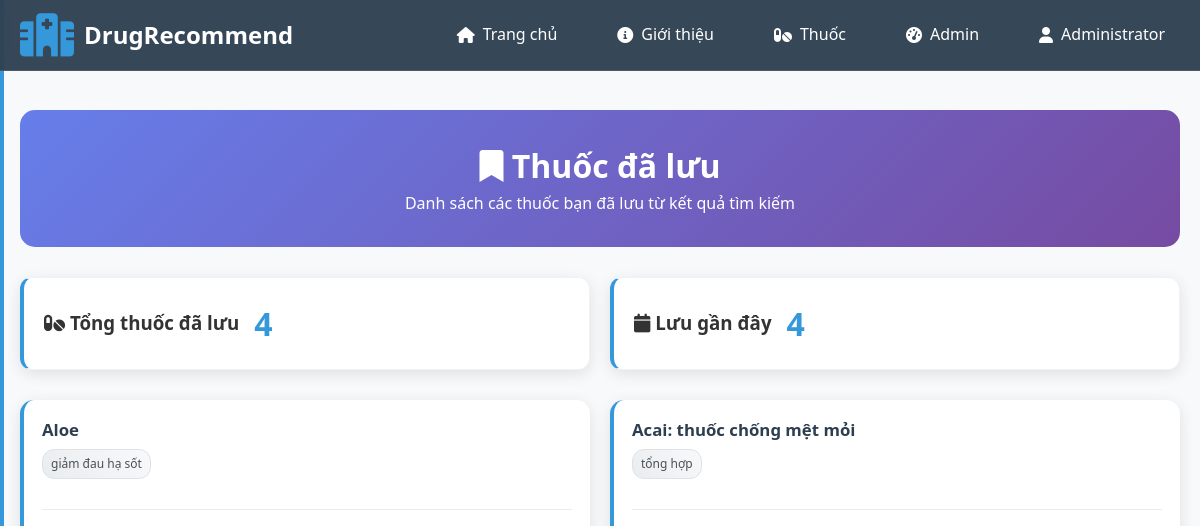
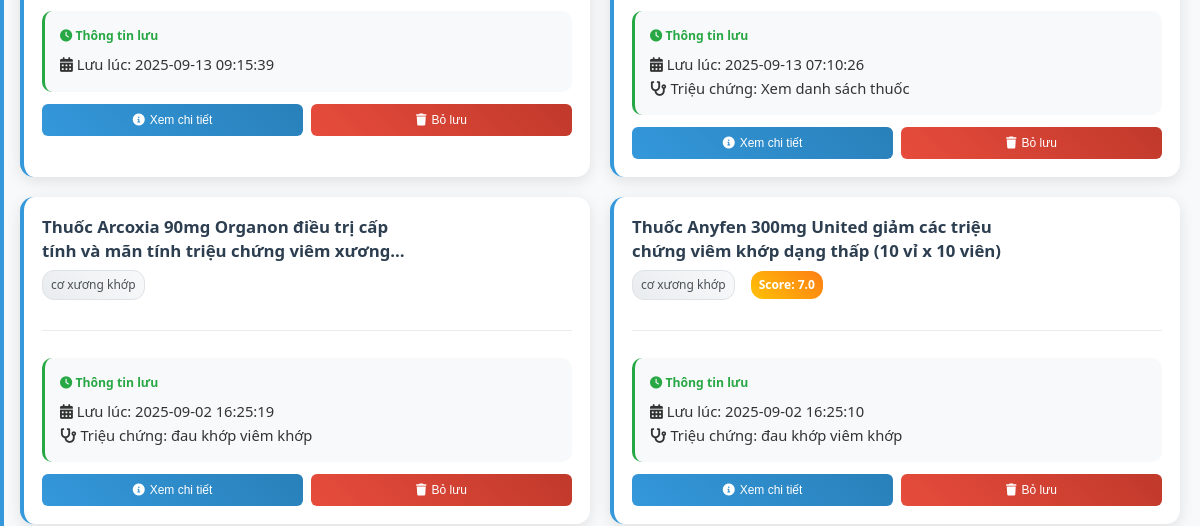
The page /saved_drugs (signed in, upper part) on the database as committed earlier (2 pictures, top to bottom).
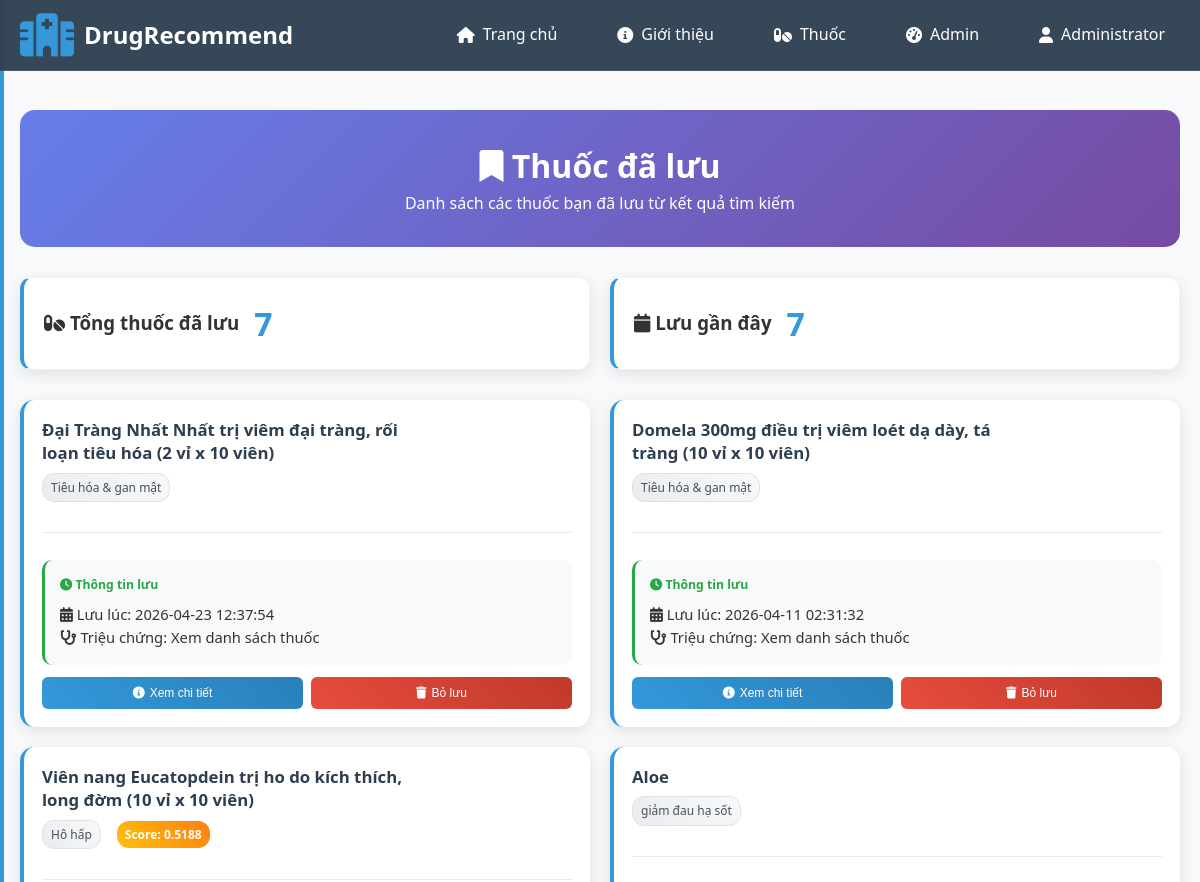
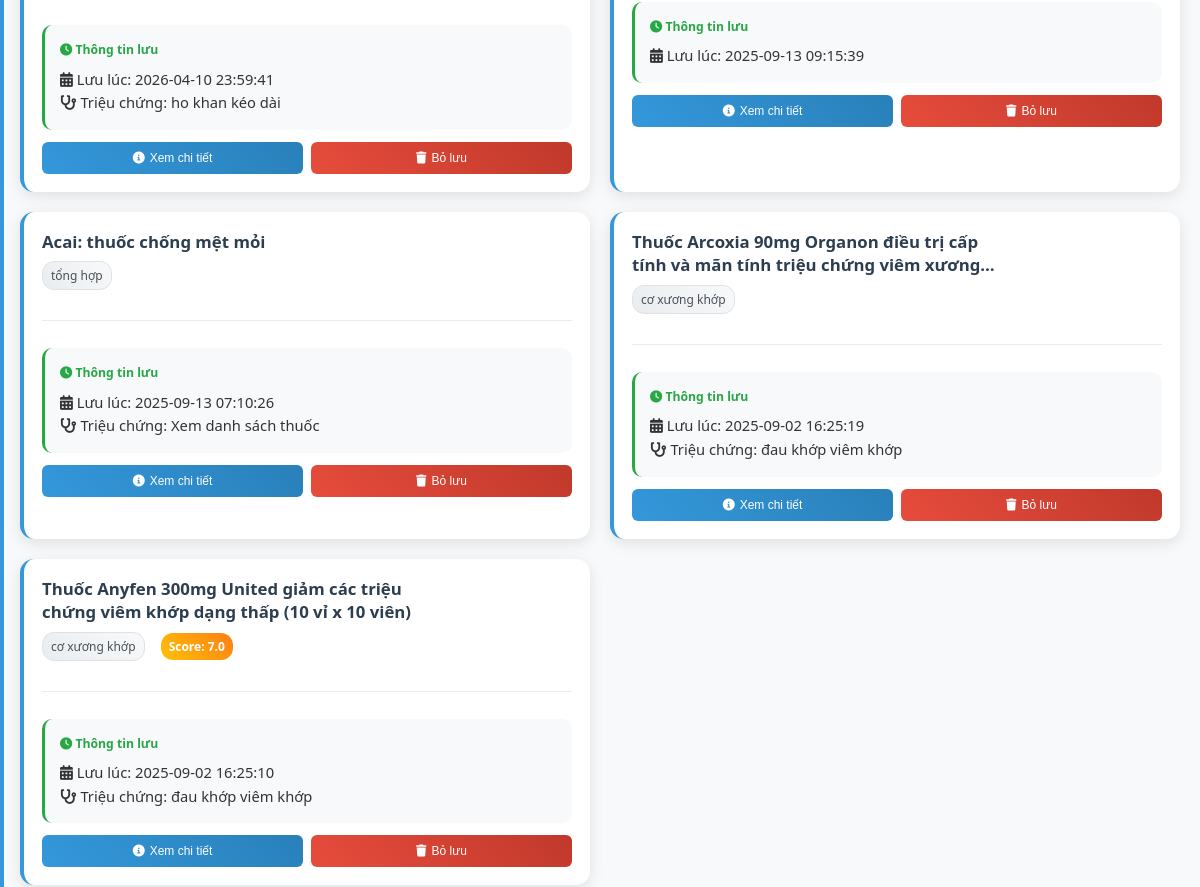
The same page on the database as committed later (2 pictures, top to bottom).
### tables this page shows
CREATE TABLE saved_drugs (
            id INTEGER PRIMARY KEY AUTOINCREMENT,
            user_id INTEGER NOT NULL,
            drug_index INTEGER NOT NULL,
            drug_name TEXT NOT NULL,
            drug_class TEXT,
            symptoms TEXT,
            score REAL,
            saved_at TIMESTAMP DEFAULT CURRENT_TIMESTAMP,
            notes TEXT,
            FOREIGN KEY (user_id) REFERENCES users (id),
            UNIQUE(user_id, drug_index)
        );

### app.py (the view)
@app.route('/saved_drugs')
@login_required
def saved_drugs_page():
    try:
        user_id = session['user_id']
        print(f"Loading saved drugs for user_id: {user_id}")  # Debug log
        saved_drugs = get_saved_drugs(user_id)
        print(f"Found {len(saved_drugs)} saved drugs")  # Debug log
        for drug in saved_drugs:
            print(f"Processing drug: {drug}")  # Debug log
            try:
                detailed_info = engine.get_enhanced_drug_info(drug['drug_index'])
                if 'error' not in detailed_info:
                    drug.update(detailed_info)
                    print(f"Updated drug info successfully")  # Debug log
                else:
                    print(f"Error getting drug info: {detailed_info}")  # Debug log
            except Exception as e:
                print(f"Exception getting drug info: {e}")  # Debug log
                pass  # Giữ thông tin cơ bản nếu không lấy được chi tiết
        user = {
            'user_id': session['user_id'],
            'username': session['username'],
            'full_name': session['full_name'],
            'role': session['role']
        }
        print(f"Rendering template with {len(saved_drugs)} drugs")  # Debug log
        return render_template('saved_drugs.html',
                             saved_drugs=saved_drugs,
                             user=user)
    except Exception as e:
        print(f"Error in saved_drugs_page: {e}")  # Debug log
        flash(f'Lỗi tải danh sách thuốc: {str(e)}', 'error')
        return redirect(url_for('index'))

### app.py (called while the page is built)
def login_required(f):
    @wraps(f)
    def decorated_function(*args, **kwargs):
        if 'user_id' not in session:
            flash('Vui lòng đăng nhập để truy cập.', 'warning')
            return redirect(url_for('login'))
        return f(*args, **kwargs)
    return decorated_function

    def get_enhanced_drug_info(self, idx):
        if self.data_final is None or idx >= len(self.data_final):
            return {'error': 'Không tìm thấy thuốc'}
        row = self.data_final.iloc[idx]
        return self._get_drug_info(idx, row)

### init.py (called while the page is built)
def get_db():
    conn = sqlite3.connect(DB_PATH)
    conn.row_factory = sqlite3.Row
    return conn

def get_saved_drugs(user_id):
    conn = get_db()
    saved_drugs = conn.execute('''
        SELECT * FROM saved_drugs
        WHERE user_id = ?
        ORDER BY saved_at DESC
    ''', (user_id,)).fetchall()
    conn.close()
    return [dict(drug) for drug in saved_drugs]

### templates/saved_drugs.html (shortened to what this page needs)
{% extends "layout/base.html" %}
{% block extra_css %}
{{ super() }}
<link rel="stylesheet" href="{{ url_for('static', filename='css/saved_drugs.css') }}">
{% endblock %}
{% block content %}
<div class="saved-container">
    <div class="saved-header">
        <h1><i class="fas fa-bookmark"></i> Thuốc đã lưu</h1>
        <p>Danh sách các thuốc bạn đã lưu từ kết quả tìm kiếm</p>
    </div>
    <div class="saved-stats">
        <div class="stat-card">
            <h3><i class="fas fa-pills"></i> Tổng thuốc đã lưu</h3>
            <div class="stat-value">{{ saved_drugs|length }}</div>
        </div>
        <div class="stat-card">
            <h3><i class="fas fa-calendar"></i> Lưu gần đây</h3>
            <div class="stat-value">
                {% set recent_count = saved_drugs|selectattr('saved_at')|list|length %}
                {{ recent_count }}
            </div>
        </div>
    </div>
    {% if saved_drugs %}
        <div class="saved-drugs-grid">
            {% for drug in saved_drugs %}
            <div class="saved-drug-card">
                <div class="drug-header">
                    <div class="drug-summary">
                        <div class="drug-name">{{ drug.drug_name }}</div>
                        <div class="drug-meta">
                            <span class="drug-class">{{ drug.drug_class or 'Tổng hợp' }}</span>
                            {% if drug.score %}
                                <span class="score-badge">Score: {{ drug.score }}</span>
                            {% endif %}
                        </div>
                    </div>
                </div>
                <div class="saved-info">
                    <h5><i class="fas fa-clock"></i> Thông tin lưu</h5>
                    <div class="saved-date">
                        <i class="fas fa-calendar-alt"></i>
                        Lưu lúc: {{ drug.saved_at }}
                    </div>
                    {% if drug.symptoms %}
                    <div class="symptoms-used">
                        <i class="fas fa-stethoscope"></i>
                        Triệu chứng: {{ drug.symptoms }}
                    </div>
                    {% endif %}
                </div>
                <div class="drug-actions">
                    <button class="btn btn-primary drug-detail-btn"
                            data-drug-index="{{ drug.drug_index }}"
                            data-drug-name="{{ drug.drug_name }}">
                        <i class="fas fa-info-circle"></i> Xem chi tiết
                    </button>
                    <button class="btn btn-danger drug-remove-btn"
                            data-drug-index="{{ drug.drug_index }}"
                            data-drug-name="{{ drug.drug_name }}">
                        <i class="fas fa-trash"></i> Bỏ lưu
                    </button>
                </div>
            </div>
            {% endfor %}
        </div>
    {% endif %}
</div>
{% endblock %}

### templates/layout/base.html (shortened to what this page needs)
<!DOCTYPE html>
<html lang="vi">
<head>
    {% block extra_css %}
    <link href="https://cdnjs.cloudflare.com/ajax/libs/font-awesome/6.0.0/css/all.min.css" rel="stylesheet">
    <link rel="stylesheet" href="{{ url_for('static', filename='css/style.css') }}">
    {% endblock %}
</head>
<body>
    {% include 'layout/header.html' %}
    {% block content %}{% endblock %}
</body>
</html>

### templates/layout/header.html (shortened to what this page needs)
<nav class="navbar">
    <div class="nav-container">
        <a href="{{ url_for('index') }}" class="nav-logo">
            <i class="fas fa-hospital"></i>
            <span>DrugRecommend</span>
        </a>
        <div class="nav-menu" id="navMenu">
            <ul class="nav-list">
                <li class="nav-item">
                    <a href="{{ url_for('index') }}" class="nav-link">
                        <i class="fas fa-home"></i> Trang chủ
                    </a>
                </li>
                <li class="nav-item">
                    <a href="#about" class="nav-link">
                        <i class="fas fa-info-circle"></i> Giới thiệu
                    </a>
                </li>
                <li class="nav-item">
                    <a href="{{ url_for('all_drugs') }}" class="nav-link">
                        <i class="fas fa-pills"></i> Thuốc
                    </a>
                </li>
                {% if user %}
                    {% if user.role == 'admin' %}
                    <li class="nav-item">
                        <a href="{{ url_for('admin_dashboard') }}" class="nav-link">
                            <i class="fas fa-tachometer-alt"></i> Admin
                        </a>
                    </li>
                    {% endif %}
                    <li class="nav-item dropdown">
                        <a href="#" class="nav-link">
                            <i class="fas fa-user"></i> {{ user.full_name }}
                        </a>
                    </li>
                {% endif %}
            </ul>
        </div>
    </div>
</nav>

### static/css/style.css (style rules this page uses)
* { margin: 0; padding: 0; box-sizing: border-box; }
html, body { margin: 0; padding: 0; width: 100%; overflow-x: hidden; font-family: 'Segoe UI', Tahoma, Geneva, Verdana, sans-serif; line-height: 1.6; color: #333; scroll-behavior: smooth; }
body { background: #f8f9fa; min-height: 100vh; display: flex; flex-direction: column; }
.navbar { position: fixed; top: 0; left: 0; width: 100%; background: rgba(44, 62, 80, 0.95); backdrop-filter: blur(10px); z-index: 1000; transition: all 0.3s ease; border-bottom: 1px solid rgba(255, 255, 255, 0.1); box-sizing: border-box; }
.nav-container { max-width: 1200px; margin: 0 auto; display: flex; justify-content: space-between; align-items: center; padding: 0 20px; height: 70px; }
.nav-logo { display: flex; align-items: center; color: white; font-size: 1.5em; font-weight: bold; text-decoration: none; transition: color 0.3s ease; }
.nav-logo i { margin-right: 10px; color: #3498db; font-size: 1.8em; }
.nav-menu { display: flex; }
.nav-list { display: flex; list-style: none; margin: 0; padding: 0; gap: 30px; }
.nav-item { margin: 0; }
.nav-link { color: white; text-decoration: none; font-weight: 500; padding: 10px 15px; border-radius: 25px; transition: all 0.3s ease; display: flex; align-items: center; gap: 8px; }
.drug-header { display: flex; justify-content: space-between; align-items: flex-start; gap: 20px; margin-bottom: 20px; padding-bottom: 15px; border-bottom: 2px solid #f1f2f6; }
.drug-summary { flex: 1; min-width: 0; max-width: calc(100% - 160px); }
.drug-name { font-size: 1.5em; font-weight: bold; color: #2c3e50; margin-bottom: 12px; word-wrap: break-word; overflow-wrap: break-word; hyphens: auto; line-height: 1.3; }
.drug-meta { display: flex; gap: 10px; margin-bottom: 15px; flex-wrap: wrap; align-items: center; }
.drug-class { background: linear-gradient(45deg, #e9ecef, #f8f9fa); color: #495057; padding: 6px 12px; border-radius: 15px; font-size: 12px; font-weight: 500; border: 1px solid #dee2e6; }
.btn { padding: 12px 20px; border: none; border-radius: 8px; cursor: pointer; font-size: 14px; display: flex; align-items: center; gap: 8px; transition: all 0.3s ease; font-weight: 500; }
.btn-primary { background: linear-gradient(45deg, #3498db, #2980b9); color: white; }
.stat-card { background: white; padding: 25px; border-radius: 12px; box-shadow: 0 4px 15px rgba(0,0,0,0.08); display: flex; align-items: center; gap: 15px; transition: all 0.3s ease; border: 1px solid #f1f2f6; }

### templates/layout/header.html (style rules this page uses)
.dropdown { position: relative; }

Rows that differ between the two databases and show on the page:
added saved_drugs: drug_name "Đại Tràng Nhất Nhất trị viêm đại tràng, rối loạn tiêu hóa (2 vỉ x 10 viên)", drug_class "Tiêu hóa & gan mật", saved_at "2026-04-23 12:37:54", symptoms "Xem danh sách thuốc"
added saved_drugs: drug_name "Domela 300mg điều trị viêm loét dạ dày, tá tràng (10 vỉ x 10 viên)", drug_class "Tiêu hóa & gan mật", saved_at "2026-04-11 02:31:32", symptoms "Xem danh sách thuốc"
added saved_drugs: drug_name "Viên nang Eucatopdein trị ho do kích thích, long đờm (10 vỉ x 10 viên)", drug_class "Hô hấp", score "0.5188", saved_at "2026-04-10 23:59:41", symptoms "ho khan kéo dài"
Other text that changed with them:
{{ saved_drugs|length }}: "4" → "7"
{{ recent_count }}: "4" → "7"
